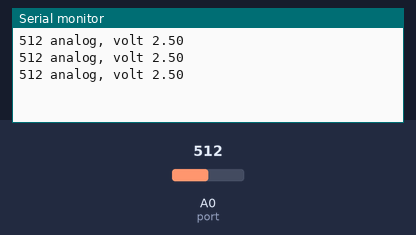
Recording of a sketch running on a simulated Arduino Uno, built with avr-gcc and run on an emulated ATmega328P. On the bench: the last lines printed to the serial monitor. The test bench sets the inputs (shaded band); at power-on: A0 (port) = 512.

Above: at 1.3 s.
1.4 s: A0 (port) set to 716
At 1.9 s:
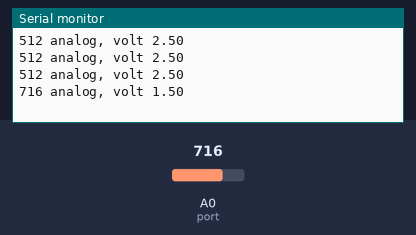
2.9 s: A0 (port) set to 900
At 3.4 s:
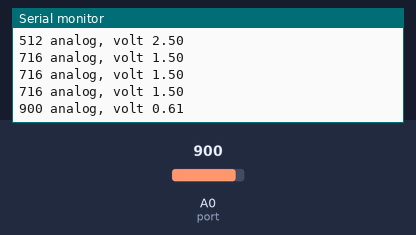
Timing chart, 0 to 5.9 s (numbered marks = the images above; inputs shaded):
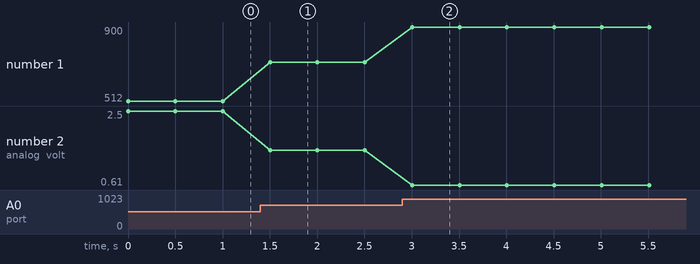

Measured:
- after the input at 1.4 s, the serial monitor: prints a new line after 0.10 s (image 1)
- after the input at 2.9 s, the serial monitor: prints a new line after 0.11 s (image 2)
- plotted number 1: 512 → 716 after the input at 1.4 s, 716 → 900 after the input at 2.9 s
- plotted number 2: 2.5 → 1.5 after the input at 1.4 s, 1.5 → 0.61 after the input at 2.9 s

The sketch:

photoresistence.ino
```cpp
/*
http://itechnofrance.wordpress.com/2013/05/09/utilisation-dune-photo-rsistance-avec-larduino/

http://mchobby.be/wiki/index.php?title=Photo-r%C3%A9sistance

  Utilisation d’une photo-résistance
*/

int port = A0;
int valeur = 0;
float vin = 0;

void setup()
{
  Serial.begin(9600);
}

void loop()
{
  // Lit l’entrée analogique A0
  valeur = analogRead(port);
  Serial.print(valeur);
  Serial.print(" analog,");
  // convertit l’entrée en volt
  vin = 5 - (valeur * 5.0) / 1024.0;
  Serial.print(" volt ");
  Serial.println(vin);
  delay(500) ;
}
```
